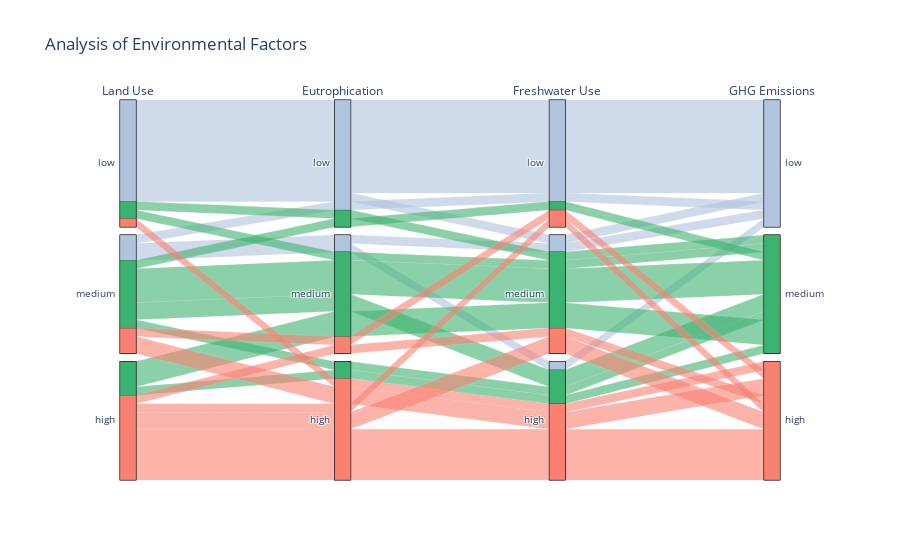

Write notebook code for a chart like this one.
### Markdown cell above
##### Visualisation 3: interactive bar chart with dropdown menu
* The interactive bar chart provides a comprehensive view of the important aspects of the ecological footprint of various products
* The chart's interactivity allows users to dynamically visualize and compare the ecological footprint of various products across different metrics.
* Within each category, users can further explore specific aspects by selecting from a dropdown menu.

### Code cell
df_land = pd.read_excel('dataset1.xls', sheet_name=2, skiprows=2, nrows=43, usecols="A, C:E")
df_land['Total'] = df_land[['Arable', 'Fallow', 'Perm Past']].sum(axis=1)

df_ghg = pd.read_excel('dataset1.xls', sheet_name=2, skiprows=2, nrows=43, usecols="A, F:L")
df_ghg['Total'] = df_ghg[['LUC', 'Feed', 'Farm', 'Processing', 'Transport', 'Packging', 'Retail']].sum(axis=1)

df_eutr = pd.read_excel('dataset1.xls', sheet_name=2, skiprows=2, nrows=43, usecols="A, N")
df_eutr.rename(columns={"Total.1": "Total"}, inplace=True)

df_fresh = pd.read_excel('dataset1.xls', sheet_name=2, skiprows=2, nrows=43, usecols="A, O")
df_fresh.rename(columns={"Total.2": "Total"}, inplace=True)

# Combine the dataframes into a single dataframe
df_combined = pd.concat([df_land['Total'], df_ghg['Total'], df_eutr['Total'], df_fresh['Total']], axis=1)
df_combined.columns = ['Land Use', 'GHG Emissions', 'Eutrophication', 'Freshwater Use']

# Define custom colors for GHG Emissions
color_mapping = {'low': 'lightsteelblue', 'medium': 'mediumseagreen', 'high': 'salmon'}
df_combined[df_combined.columns] = df_combined[df_combined.columns].apply(lambda x: pd.qcut(x, q=3, labels=['low', 'medium', 'high']))
colors = [color_mapping[category] for category in df_combined['GHG Emissions']]

# Create Parallel categories plot
dimensions = [
    go.parcats.Dimension(values=df_combined['Land Use'], label='Land Use', categoryorder='array', categoryarray=['low', 'medium', 'high']),
    go.parcats.Dimension(values=df_combined['Eutrophication'], label='Eutrophication', categoryorder='array', categoryarray=['low', 'medium', 'high']),
    go.parcats.Dimension(values=df_combined['Freshwater Use'], label='Freshwater Use', categoryorder='array', categoryarray=['low', 'medium', 'high']),
    go.parcats.Dimension(values=df_combined['GHG Emissions'], label='GHG Emissions', categoryorder='array', categoryarray=['low', 'medium', 'high'])
]

parcats_trace = go.Parcats(dimensions=dimensions, line={'color': colors})

fig = go.Figure(data=parcats_trace)
fig.update_layout(title='Analysis of Environmental Factors')
fig.show()

### Figure 1 — Plotly figure (JSON) as saved in the notebook; plotly's stock layout.template omitted (floating-point values rounded to 4 significant figures)
{"data": [{"dimensions": [{"categoryarray": ["low", "medium", "high"], "categoryorder": "array", "label": "Land Use", "values": ["medium", "medium", "low", "medium", "medium", "low", "low", "medium", "low", "high", "medium", "medium", "medium", "low", "medium", "high", "medium", "high", "high", "high", "low", "low", "low", "low", "low", "low", "low", "low", "medium", "medium", "low", "high", "high", "high", "high", "high", "high", "high", "high", "high", "medium", "medium", "low"]}, {"categoryarray": ["low", "medium", "high"], "categoryorder": "array", "label": "Eutrophication", "values": ["medium", "low", "low", "medium", "high", "low", "low", "medium", "low", "medium", "medium", "medium", "medium", "low", "medium", "medium", "medium", "high", "medium", "high", "medium", "low", "low", "low", "low", "low", "low", "low", "medium", "low", "low", "high", "high", "high", "high", "high", "high", "high", "medium", "high", "high", "high", "high"]}, {"categoryarray": ["low", "medium", "high"], "categoryorder": "array", "label": "Freshwater Use", "values": ["high", "low", "low", "medium", "high", "low", "low", "medium", "medium", "medium", "medium", "high", "high", "low", "medium", "medium", "low", "high", "medium", "high", "medium", "low", "low", "low", "low", "low", "low", "medium", "medium", "low", "low", "low", "medium", "high", "high", "high", "high", "medium", "medium", "high", "high", "high", "high"]}, {"categoryarray": ["low", "medium", "high"], "categoryorder": "array", "label": "GHG Emissions", "values": ["medium", "low", "low", "medium", "medium", "low", "low", "medium", "medium", "medium", "low", "low", "medium", "low", "medium", "high", "high", "medium", "medium", "high", "medium", "low", "low", "low", "low", "low", "low", "low", "medium", "medium", "low", "high", "high", "high", "high", "high", "high", "high", "medium", "high", "high", "high", "high"]}], "line": {"color": ["mediumseagreen", "lightsteelblue", "lightsteelblue", "mediumseagreen", "mediumseagreen", "lightsteelblue", "lightsteelblue", "mediumseagreen", "mediumseagreen", "mediumseagreen", "lightsteelblue", "lightsteelblue", "mediumseagreen", "lightsteelblue", "mediumseagreen", "salmon", "salmon", "mediumseagreen", "mediumseagreen", "salmon", "mediumseagreen", "lightsteelblue", "lightsteelblue", "lightsteelblue", "lightsteelblue", "lightsteelblue", "lightsteelblue", "lightsteelblue", "mediumseagreen", "mediumseagreen", "lightsteelblue", "salmon", "salmon", "salmon", "salmon", "salmon", "salmon", "salmon", "mediumseagreen", "salmon", "salmon", "salmon", "salmon"]}, "type": "parcats"}], "layout": {"title": {"text": "Analysis of Environmental Factors"}}}
